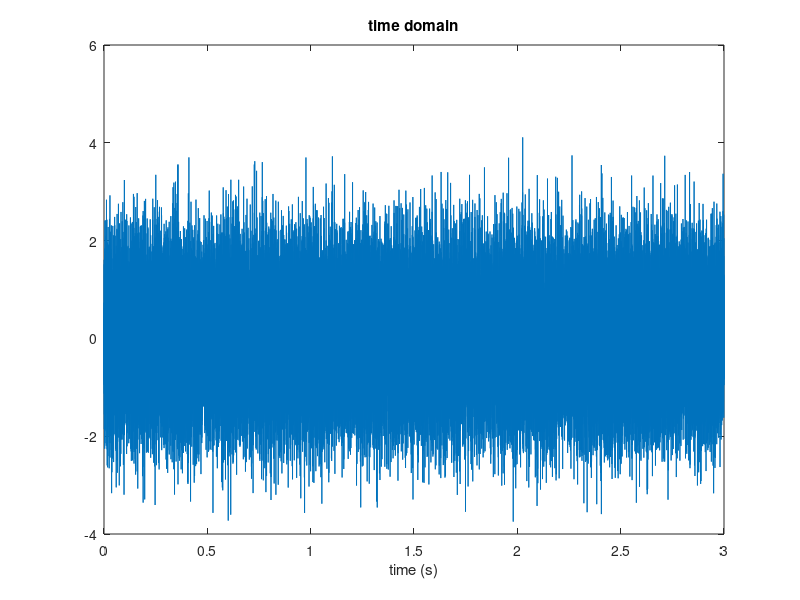
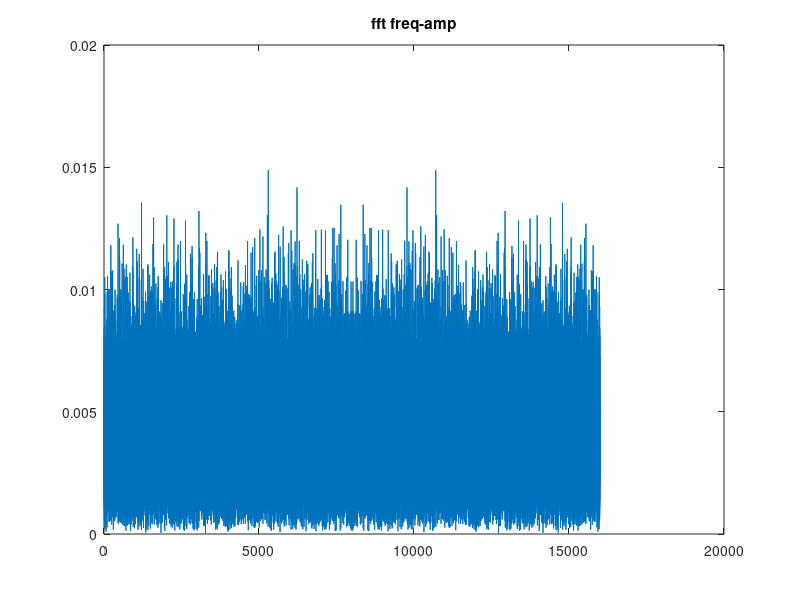
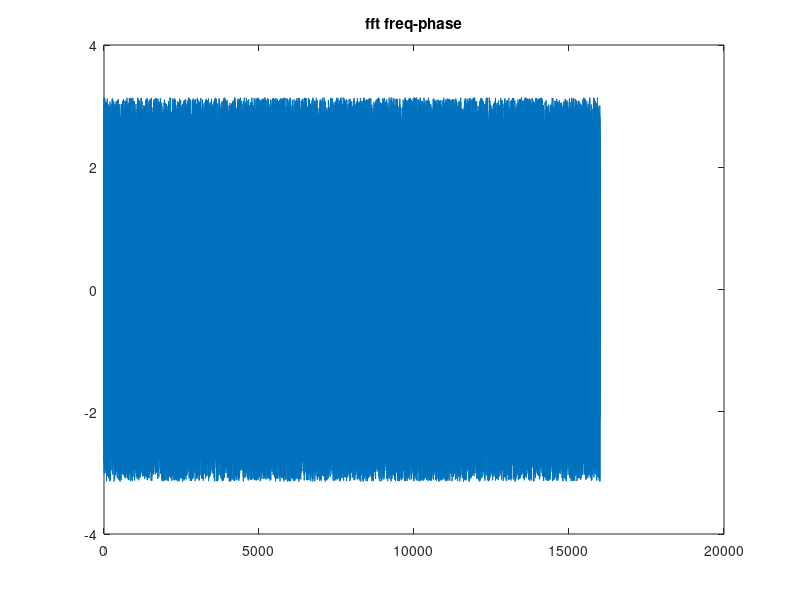

Write MATLAB code to recreate these figures, in order.
close all;
Fs = 16000;
volume = 0.01;
time = 3;
L = time*Fs;

wn = wgn(L, 1, 0); % Gaussian white noise
%% time domain
dt = 1/Fs;
t = (0:dt:time-dt);
figure
plot(t, wn);
xlabel('time (s)')
title('time domain')
%% fft - frequency domain
df = Fs/L;
f = (0:df:Fs-df);
Z = fft(wn);
Amp = abs(Z);
p = Amp/L;
figure
plot(f, p)
title('fft freq-amp')
% a = audioplayer(wn*volume, Fs);
% a.play;

% Phase shift
theta = pi;
Phase = angle(Z);   % in radians
%Phase = angle(Z)*180.0/pi; % in degrees
figure
plot(f, Phase)
title('fft freq-phase')
shiftPhase = Phase - theta; 
im = sqrt(-1);  % imaginary unit
% newZ = Amp.*(cos(shiftPhase) + im*sin(shiftPhase));
% newZ = Amp.*exp(im*shiftPhase);
for n=1:L
    Phase(1) = Phase(1)+theta;
    if n>1
        Phase(n) = Phase(n)+theta;
        Phase(L-n+2) = Phase(L-n+2)-theta;
    end
end
Z = Amp.*exp(im*Phase);
% for n=1:L
%     Z(1) = Z(1)*exp(im*pi);
%     if n>1
%         Z(n) = Z(n)*exp(im*pi);
%         Z(L-n+2) = Z(L-n+2)*exp(-im*pi);
%     end
% end
testifft = ifft(Z);